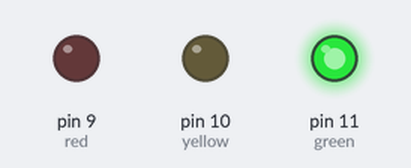
Simulated run of this sketch. Board: Arduino Uno, built with avr-gcc and run on an emulated ATmega328P. On the bench: output pins drawn as LEDs (lit = HIGH).

Above: at 1.0 s.
At 3.0 s:
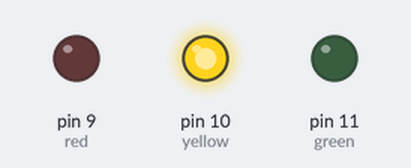
At 5.0 s:
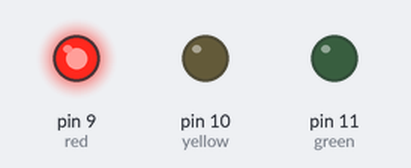
Timing chart, 0 to 7.8 s (numbered marks = the images above):
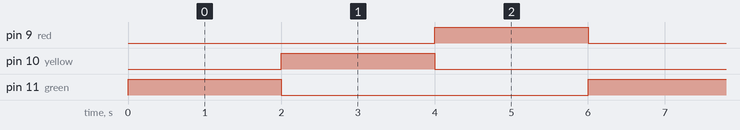

Measured:
- by itself, pin 9 (red), pin 10 (yellow), pin 11 (green): alternates HIGH for 2.0 s and LOW for 4.0 s
- by itself, everything shown: repeats every 6.0 s, in 3 steps

The sketch:

lab1.3.1.ino
```cpp
/*-------------------------------------------------------------------------------

3.1 Prepare the circuit from task_circuit.png to simulate the operation of real
    traffic lights

-------------------------------------------------------------------------------*/

int red = 9;
int yellow = 10;
int green = 11;

void setup () {
  pinMode(red, OUTPUT);
  pinMode(yellow, OUTPUT) ;
  pinMode(green, OUTPUT) ;

  digitalWrite(red, LOW);
  digitalWrite(yellow, LOW);
  digitalWrite(green, LOW);
}

void loop() {
  digitalWrite(green, HIGH);
  digitalWrite(red, LOW);
  delay(2000);

  digitalWrite(yellow, HIGH);
  digitalWrite(green, LOW);
  delay(2000);

  digitalWrite(red, HIGH);
  digitalWrite(yellow, LOW);
  delay(2000);
}
```
